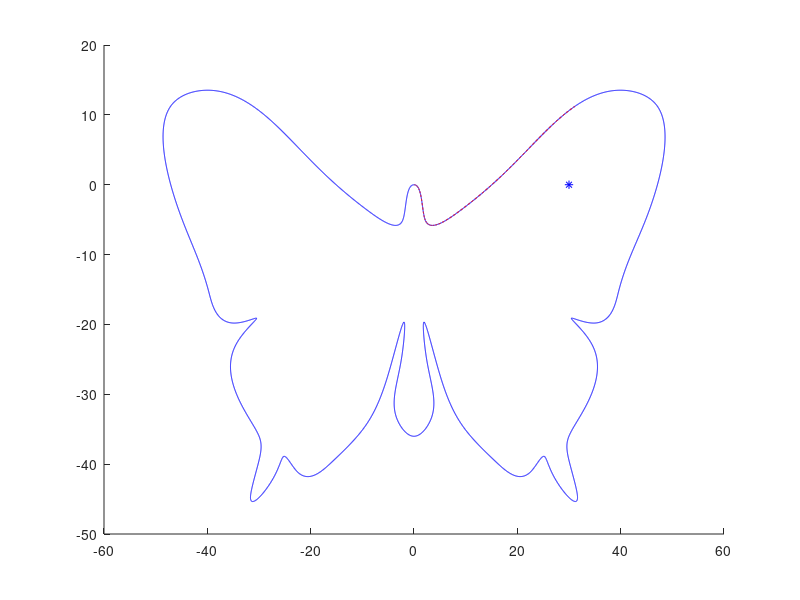

Reproduce this figure in MATLAB.
%%
%GPR code
%By yuxi

%%  load the date of trajectory
% Butterfly
load('Butterfly.mat');        % Desired trajectory   
x = Xcommand;
y = Ycommand;
z = Zcommand;
plot3(x, y, z, 'b-');
hold on;

load('exp00.mat');             % Actual trajectory
xx = Xcommand(1:1000);
yy = Ycommand(1:1000);
zz = Zcommand(1:1000);
plot3(xx, yy, zz, 'r--');
view(0, 90);
hold on;

X = [xx yy zz];
X_star = [30 0 0];
X = [X; X_star];

%%
% use GPR mode to predict new data
[M_train, ~] = size(X);
k = @(x, y)(-5*norm(x-y)^2);
for ii = 1:M_train
    for jj = 1:M_train
        KK_star(ii, jj) = k(X(ii, : ), X(jj, : ));
    end
end
K = KK_star(1:M_train-1, 1:M_train-1);
K_star = KK_star(1:M_train-1, M_train);
        
%% calculate the Normal distribution of K_star 
New_star = (K_star)' * pinv(K) * [yy zz];
%cov_star = -(K_star)'*inv(K) * K_star + KK_star(M_train, M_train);
%F_star = 1/(sqrt(2*pi) * cov_star) * exp(-(X_star-mean_star)^2/(2*cov_star^2));
plot3(X_star(1), New_star(1), New_star(2), 'b*')










